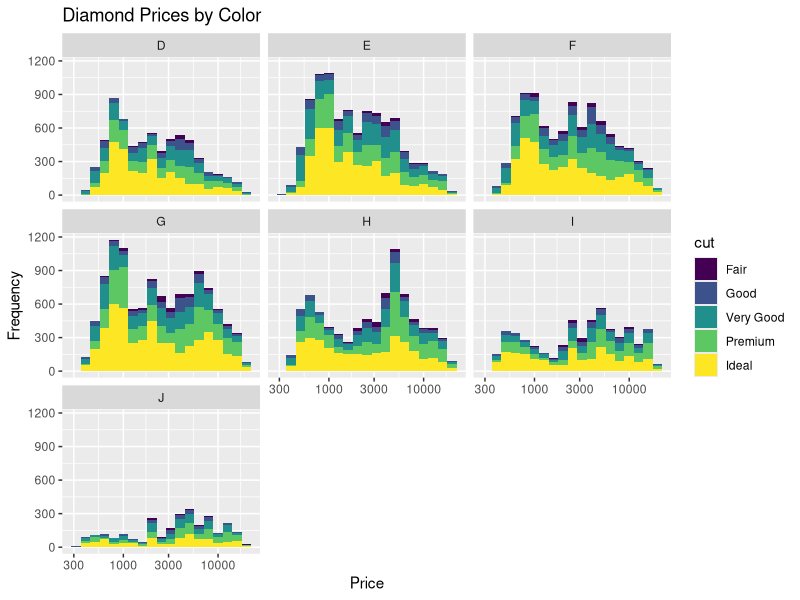
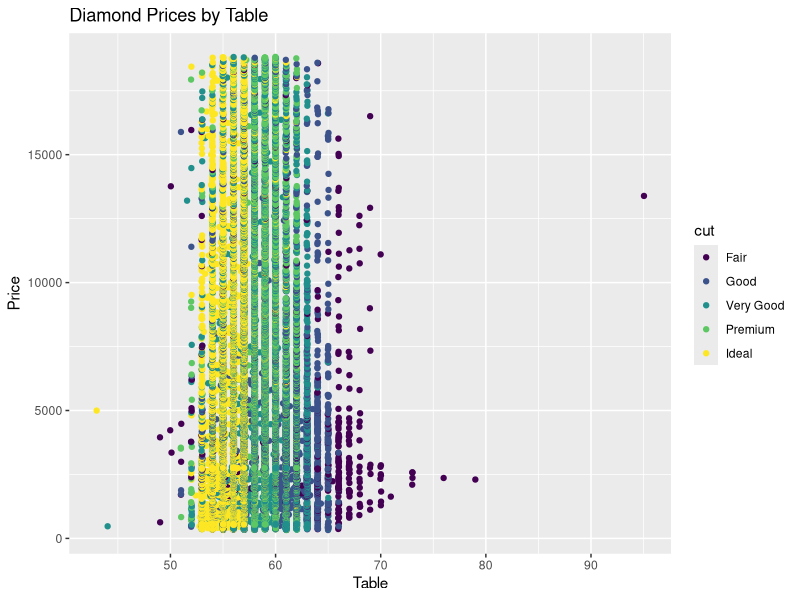
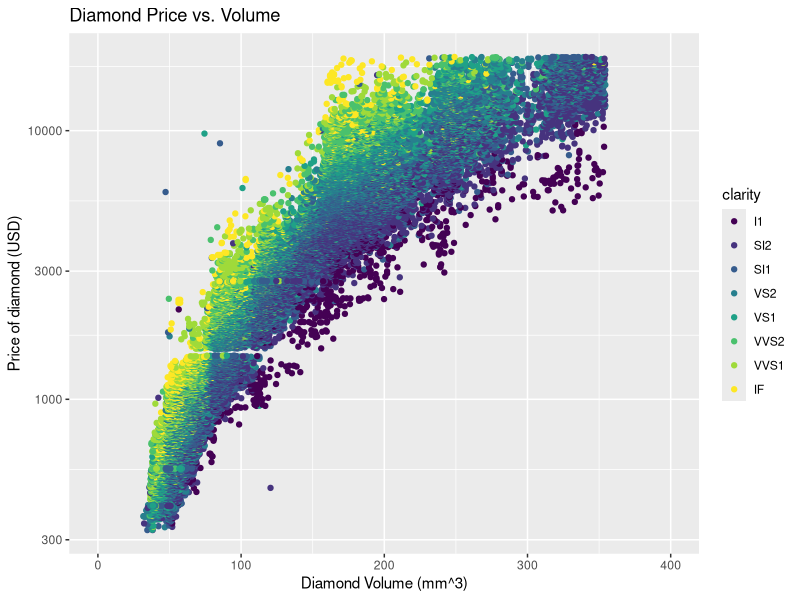

Reproduce these figures in R, in order.
## ---- chunk 1
library(ggplot2)
library(dplyr)
library(tidyr)
data("diamonds")
## ---- chunk 2
ggplot(aes(x = price, fill = cut), data = diamonds) + geom_histogram(binwidth = .1) + 
  facet_wrap(~color) + labs(title = "Diamond Prices by Color", x = "Price", y = "Frequency") + 
  scale_x_log10()

## ---- chunk 3
ggplot(aes(x = table, y = price, color = cut), data = diamonds) + 
  geom_point(position=position_jitter()) + 
  labs(title = "Diamond Prices by Table", x = "Table", y = "Price")
## ---- chunk 4
diamondsVolume = filter(diamonds, x*y*z > 0, x*y*z <= quantile(x*y*z, 0.99))

ggplot(aes(x = x*y*z, y = price, color = clarity), 
       data = diamondsVolume) + geom_point() +  
  scale_y_log10() + xlim(0,400) +
  labs(title = "Diamond Price vs. Volume", x = "Diamond Volume (mm^3)",
       y = "Price of diamond (USD)")

